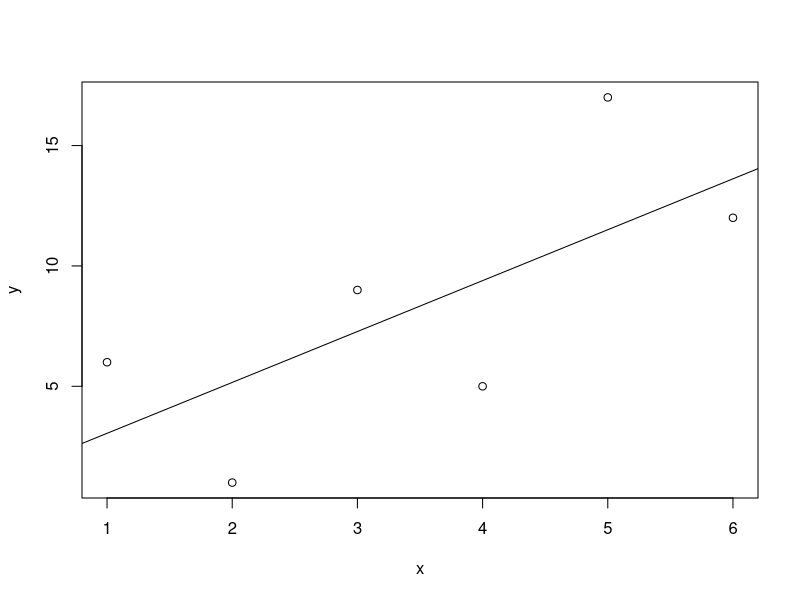

Here is the R script that generated this plot:
###page_no_620###
rm(list=ls())
x<-c(1,2,3,4,5,6)
y<-c(6,1,9,5,17,12)
n=6
sum(x)
sum(y)
sum(x*y)
sum(x^2)
s_xy<-(sum(x*y)-((sum(x)*sum(y))/n))/(n-1);s_xy
var(x)
b1<-s_xy/var(x);b1
mean(x)
mean(y)
b0<-mean(y)-b1*mean(x);b0
est_y<-b0+b1*x;est_y
e<-y-est_y;e
sum(e^2)
plot(x,y,type="p")
abline(lm(y~x))
